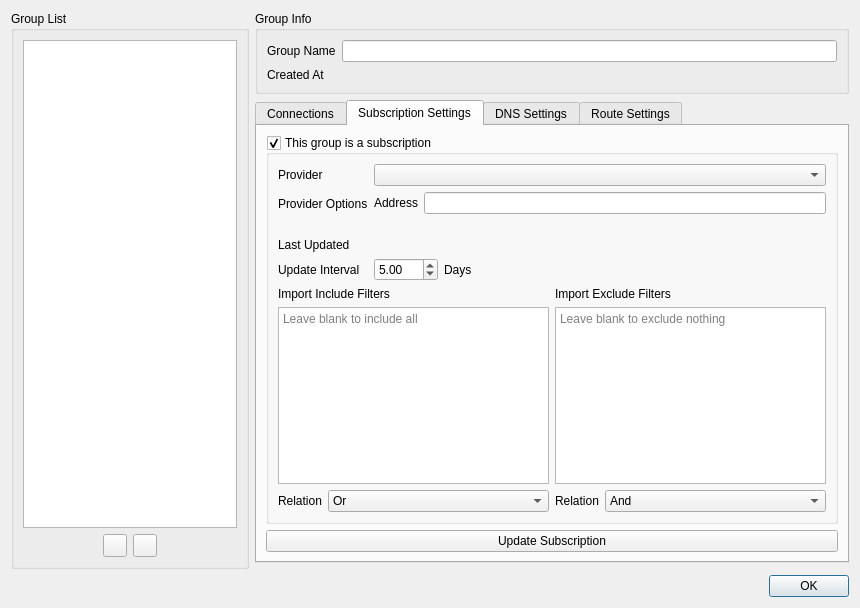
<?xml version="1.0" encoding="UTF-8"?>
<ui version="4.0">
 <class>w_GroupManager</class>
 <widget class="QDialog" name="w_GroupManager">
  <property name="geometry">
   <rect>
    <x>0</x>
    <y>0</y>
    <width>860</width>
    <height>608</height>
   </rect>
  </property>
  <property name="windowTitle">
   <string>Group Editor</string>
  </property>
  <property name="sizeGripEnabled">
   <bool>false</bool>
  </property>
  <property name="modal">
   <bool>true</bool>
  </property>
  <layout class="QGridLayout" name="gridLayout" columnstretch="2,5">
   <item row="0" column="1">
    <widget class="QGroupBox" name="groupInfoGroupBox">
     <property name="title">
      <string>Group Info</string>
     </property>
     <layout class="QFormLayout" name="formLayout_2">
      <item row="0" column="0">
       <widget class="QLabel" name="label">
        <property name="text">
         <string>Group Name</string>
        </property>
       </widget>
      </item>
      <item row="0" column="1">
       <widget class="QLineEdit" name="groupNameTxt"/>
      </item>
      <item row="1" column="0">
       <widget class="QLabel" name="label_4">
        <property name="text">
         <string>Created At</string>
        </property>
       </widget>
      </item>
      <item row="1" column="1">
       <widget class="QLabel" name="createdAtLabel">
        <property name="text">
         <string/>
        </property>
       </widget>
      </item>
     </layout>
    </widget>
   </item>
   <item row="0" column="0" rowspan="3">
    <widget class="QGroupBox" name="groupBox">
     <property name="title">
      <string>Group List</string>
     </property>
     <layout class="QVBoxLayout" name="verticalLayout_3">
      <item>
       <widget class="QListWidget" name="groupList">
        <property name="selectionMode">
         <enum>QAbstractItemView::SingleSelection</enum>
        </property>
        <property name="selectionBehavior">
         <enum>QAbstractItemView::SelectRows</enum>
        </property>
       </widget>
      </item>
      <item>
       <layout class="QHBoxLayout" name="horizontalLayout">
        <item>
         <spacer name="horizontalSpacer">
          <property name="orientation">
           <enum>Qt::Horizontal</enum>
          </property>
          <property name="sizeHint" stdset="0">
           <size>
            <width>40</width>
            <height>20</height>
           </size>
          </property>
         </spacer>
        </item>
        <item>
         <widget class="QToolButton" name="addGroupButton">
          <property name="sizePolicy">
           <sizepolicy hsizetype="Fixed" vsizetype="Fixed">
            <horstretch>0</horstretch>
            <verstretch>0</verstretch>
           </sizepolicy>
          </property>
          <property name="toolTip">
           <string>Add Subscription</string>
          </property>
          <property name="icon">
           <iconset resource="../../../assets/icons/resources.qrc">
            <normaloff>:/ui_dark/add.svg</normaloff>:/ui_dark/add.svg</iconset>
          </property>
         </widget>
        </item>
        <item>
         <widget class="QToolButton" name="removeGroupButton">
          <property name="sizePolicy">
           <sizepolicy hsizetype="Fixed" vsizetype="Fixed">
            <horstretch>0</horstretch>
            <verstretch>0</verstretch>
           </sizepolicy>
          </property>
          <property name="toolTip">
           <string>Remove Subscription</string>
          </property>
          <property name="text">
           <string/>
          </property>
          <property name="icon">
           <iconset resource="../../../assets/icons/resources.qrc">
            <normaloff>:/ui_dark/minus.svg</normaloff>:/ui_dark/minus.svg</iconset>
          </property>
         </widget>
        </item>
        <item>
         <spacer name="horizontalSpacer_2">
          <property name="orientation">
           <enum>Qt::Horizontal</enum>
          </property>
          <property name="sizeHint" stdset="0">
           <size>
            <width>40</width>
            <height>20</height>
           </size>
          </property>
         </spacer>
        </item>
       </layout>
      </item>
     </layout>
    </widget>
   </item>
   <item row="3" column="0" colspan="2">
    <widget class="QDialogButtonBox" name="buttonBox">
     <property name="orientation">
      <enum>Qt::Horizontal</enum>
     </property>
     <property name="standardButtons">
      <set>QDialogButtonBox::Ok</set>
     </property>
    </widget>
   </item>
   <item row="1" column="1">
    <widget class="QTabWidget" name="tabWidget">
     <property name="currentIndex">
      <number>1</number>
     </property>
     <widget class="QWidget" name="tab">
      <attribute name="title">
       <string>Connections</string>
      </attribute>
      <layout class="QGridLayout" name="gridLayout_2">
       <item row="1" column="0">
        <widget class="QPushButton" name="deleteSelectedConnBtn">
         <property name="text">
          <string>Delete Selection</string>
         </property>
        </widget>
       </item>
       <item row="0" column="0" colspan="2">
        <widget class="QTableWidget" name="connectionsTable">
         <property name="contextMenuPolicy">
          <enum>Qt::CustomContextMenu</enum>
         </property>
         <property name="editTriggers">
          <set>QAbstractItemView::NoEditTriggers</set>
         </property>
         <property name="selectionBehavior">
          <enum>QAbstractItemView::SelectRows</enum>
         </property>
         <column>
          <property name="text">
           <string>Name</string>
          </property>
         </column>
         <column>
          <property name="text">
           <string>Type</string>
          </property>
         </column>
         <column>
          <property name="text">
           <string>Host / Port</string>
          </property>
         </column>
         <column>
          <property name="text">
           <string>Groups</string>
          </property>
         </column>
        </widget>
       </item>
       <item row="1" column="1">
        <widget class="QPushButton" name="exportSelectedConnBtn">
         <property name="text">
          <string>Export Selection</string>
         </property>
        </widget>
       </item>
      </layout>
     </widget>
     <widget class="QWidget" name="tab_2">
      <attribute name="title">
       <string>Subscription Settings</string>
      </attribute>
      <layout class="QVBoxLayout" name="verticalLayout">
       <item>
        <widget class="QGroupBox" name="groupIsSubscriptionGroup">
         <property name="title">
          <string>This group is a subscription</string>
         </property>
         <property name="checkable">
          <bool>true</bool>
         </property>
         <property name="checked">
          <bool>true</bool>
         </property>
         <layout class="QFormLayout" name="formLayout_4">
          <item row="0" column="0">
           <widget class="QLabel" name="label_11">
            <property name="text">
             <string>Provider</string>
            </property>
           </widget>
          </item>
          <item row="0" column="1">
           <widget class="QComboBox" name="subscriptionTypeCB">
            <property name="sizePolicy">
             <sizepolicy hsizetype="MinimumExpanding" vsizetype="Fixed">
              <horstretch>0</horstretch>
              <verstretch>0</verstretch>
             </sizepolicy>
            </property>
           </widget>
          </item>
          <item row="1" column="0">
           <widget class="QLabel" name="label_9">
            <property name="text">
             <string>Provider Options</string>
            </property>
           </widget>
          </item>
          <item row="1" column="1">
           <layout class="QFormLayout" name="formLayout_5">
            <property name="verticalSpacing">
             <number>0</number>
            </property>
            <item row="0" column="0">
             <widget class="QLabel" name="subAddrLabel">
              <property name="text">
               <string>Address</string>
              </property>
             </widget>
            </item>
            <item row="0" column="1">
             <widget class="QLineEdit" name="subAddrTxt"/>
            </item>
            <item row="1" column="0" colspan="2">
             <widget class="QWidget" name="subscriptionOptionsEditorWidget" native="true">
              <layout class="QGridLayout" name="gridLayout_5"/>
             </widget>
            </item>
           </layout>
          </item>
          <item row="2" column="0">
           <widget class="QLabel" name="label_6">
            <property name="text">
             <string>Last Updated</string>
            </property>
           </widget>
          </item>
          <item row="2" column="1">
           <widget class="QLabel" name="lastUpdatedLabel">
            <property name="text">
             <string/>
            </property>
           </widget>
          </item>
          <item row="3" column="0">
           <widget class="QLabel" name="label_3">
            <property name="text">
             <string>Update Interval</string>
            </property>
           </widget>
          </item>
          <item row="3" column="1">
           <layout class="QHBoxLayout" name="horizontalLayout_3">
            <item>
             <widget class="QDoubleSpinBox" name="updateIntervalSB">
              <property name="maximum">
               <double>365.000000000000000</double>
              </property>
              <property name="singleStep">
               <double>0.500000000000000</double>
              </property>
              <property name="value">
               <double>5.000000000000000</double>
              </property>
             </widget>
            </item>
            <item>
             <widget class="QLabel" name="label_5">
              <property name="text">
               <string>Days</string>
              </property>
             </widget>
            </item>
            <item>
             <spacer name="horizontalSpacer_3">
              <property name="orientation">
               <enum>Qt::Horizontal</enum>
              </property>
              <property name="sizeHint" stdset="0">
               <size>
                <width>40</width>
                <height>20</height>
               </size>
              </property>
             </spacer>
            </item>
           </layout>
          </item>
          <item row="4" column="0" colspan="2">
           <layout class="QHBoxLayout" name="horizontalLayout_2">
            <item>
             <layout class="QFormLayout" name="formLayout_3">
              <item row="0" column="0" colspan="2">
               <widget class="QLabel" name="label_2">
                <property name="text">
                 <string>Import Include Filters</string>
                </property>
               </widget>
              </item>
              <item row="1" column="0" colspan="2">
               <widget class="QPlainTextEdit" name="IncludeKeywords">
                <property name="placeholderText">
                 <string>Leave blank to include all</string>
                </property>
               </widget>
              </item>
              <item row="2" column="0">
               <widget class="QLabel" name="label_7">
                <property name="text">
                 <string>Relation</string>
                </property>
               </widget>
              </item>
              <item row="2" column="1">
               <widget class="QComboBox" name="IncludeRelation">
                <property name="currentIndex">
                 <number>1</number>
                </property>
                <item>
                 <property name="text">
                  <string notr="true">And</string>
                 </property>
                </item>
                <item>
                 <property name="text">
                  <string notr="true">Or</string>
                 </property>
                </item>
               </widget>
              </item>
             </layout>
            </item>
            <item>
             <layout class="QFormLayout" name="formLayout">
              <item row="1" column="0" colspan="2">
               <widget class="QPlainTextEdit" name="ExcludeKeywords">
                <property name="placeholderText">
                 <string>Leave blank to exclude nothing</string>
                </property>
               </widget>
              </item>
              <item row="2" column="0">
               <widget class="QLabel" name="label_8">
                <property name="text">
                 <string>Relation</string>
                </property>
               </widget>
              </item>
              <item row="2" column="1">
               <widget class="QComboBox" name="ExcludeRelation">
                <item>
                 <property name="text">
                  <string notr="true">And</string>
                 </property>
                </item>
                <item>
                 <property name="text">
                  <string notr="true">Or</string>
                 </property>
                </item>
               </widget>
              </item>
              <item row="0" column="0" colspan="2">
               <widget class="QLabel" name="label_10">
                <property name="text">
                 <string>Import Exclude Filters</string>
                </property>
               </widget>
              </item>
             </layout>
            </item>
           </layout>
          </item>
         </layout>
        </widget>
       </item>
       <item>
        <widget class="QPushButton" name="updateButton">
         <property name="text">
          <string>Update Subscription</string>
         </property>
        </widget>
       </item>
      </layout>
     </widget>
     <widget class="QWidget" name="tab_3">
      <attribute name="title">
       <string>DNS Settings</string>
      </attribute>
      <layout class="QGridLayout" name="gridLayout_4">
       <item row="0" column="0">
        <widget class="QGroupBox" name="dnsSettingsGB">
         <property name="title">
          <string>Override Global DNS Settings</string>
         </property>
         <property name="checkable">
          <bool>true</bool>
         </property>
         <property name="checked">
          <bool>false</bool>
         </property>
        </widget>
       </item>
      </layout>
     </widget>
     <widget class="QWidget" name="tab_5">
      <attribute name="title">
       <string>Route Settings</string>
      </attribute>
      <layout class="QGridLayout" name="gridLayout_6">
       <item row="0" column="0">
        <widget class="QGroupBox" name="routeSettingsGB">
         <property name="title">
          <string>Override Global Route Settings</string>
         </property>
         <property name="checkable">
          <bool>true</bool>
         </property>
         <property name="checked">
          <bool>false</bool>
         </property>
        </widget>
       </item>
      </layout>
     </widget>
    </widget>
   </item>
  </layout>
 </widget>
 <tabstops>
  <tabstop>groupList</tabstop>
  <tabstop>addGroupButton</tabstop>
  <tabstop>removeGroupButton</tabstop>
  <tabstop>updateIntervalSB</tabstop>
 </tabstops>
 <resources>
  <include location="../../../assets/icons/resources.qrc"/>
 </resources>
 <connections>
  <connection>
   <sender>buttonBox</sender>
   <signal>accepted()</signal>
   <receiver>w_GroupManager</receiver>
   <slot>accept()</slot>
   <hints>
    <hint type="sourcelabel">
     <x>248</x>
     <y>254</y>
    </hint>
    <hint type="destinationlabel">
     <x>157</x>
     <y>274</y>
    </hint>
   </hints>
  </connection>
  <connection>
   <sender>buttonBox</sender>
   <signal>rejected()</signal>
   <receiver>w_GroupManager</receiver>
   <slot>reject()</slot>
   <hints>
    <hint type="sourcelabel">
     <x>316</x>
     <y>260</y>
    </hint>
    <hint type="destinationlabel">
     <x>286</x>
     <y>274</y>
    </hint>
   </hints>
  </connection>
 </connections>
</ui>
